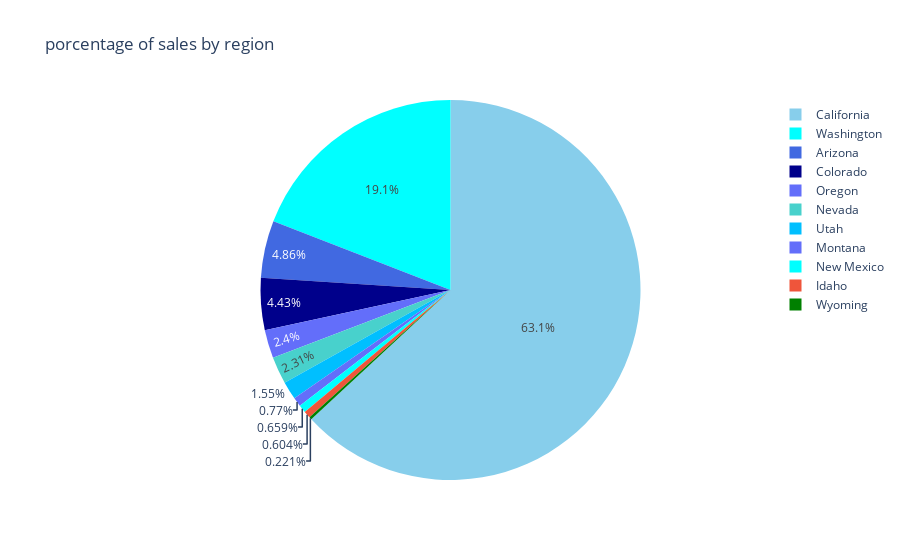

Source (notebook cell):
### Code cell
fig4 = px.pie(countrys, values='Sales', names=countrys.index, color=countrys.index, title='porcentage of sales by region',
             color_discrete_map={'California':'skyblue',
                                 'Washington':'cyan',
                                 'Arizona':'royalblue',
                                 'Colorado':'darkblue',
                                 'Oregon':'medium blue',
                                 'Nevada': 'mediumturquoise',
                                 'Utah': 'deepskyblue',
                                 'New Mexico' : 'aqua',
                                 'Idaho':'Dodger blue',
                                 'Wyoming' : 'green'})
fig4.show()

### Figure 1 — Plotly figure (JSON) as saved in the notebook; plotly's stock layout.template omitted (floating-point values rounded to 4 significant figures)
{"data": [{"customdata": [["Arizona"], ["California"], ["Colorado"], ["Idaho"], ["Montana"], ["Nevada"], ["New Mexico"], ["Oregon"], ["Utah"], ["Washington"], ["Wyoming"]], "domain": {"x": [0, 1], "y": [0, 1]}, "hovertemplate": "Geography=%{customdata[0]}<br>Sales=%{value}<extra></extra>", "labels": ["Arizona", "California", "Colorado", "Idaho", "Montana", "Nevada", "New Mexico", "Oregon", "Utah", "Washington", "Wyoming"], "legendgroup": "", "marker": {"colors": ["royalblue", "skyblue", "darkblue", "Dodger blue", "#636efa", "mediumturquoise", "aqua", "medium blue", "deepskyblue", "cyan", "green"]}, "name": "", "showlegend": true, "type": "pie", "values": [35280.0, 457700.0, 32110.0, 4382.0, 5589.0, 16730.0, 4784.0, 17430.0, 11220.0, 138600.0, 1603.0]}], "layout": {"legend": {"tracegroupgap": 0}, "title": {"text": "porcentage of sales by region"}}}
